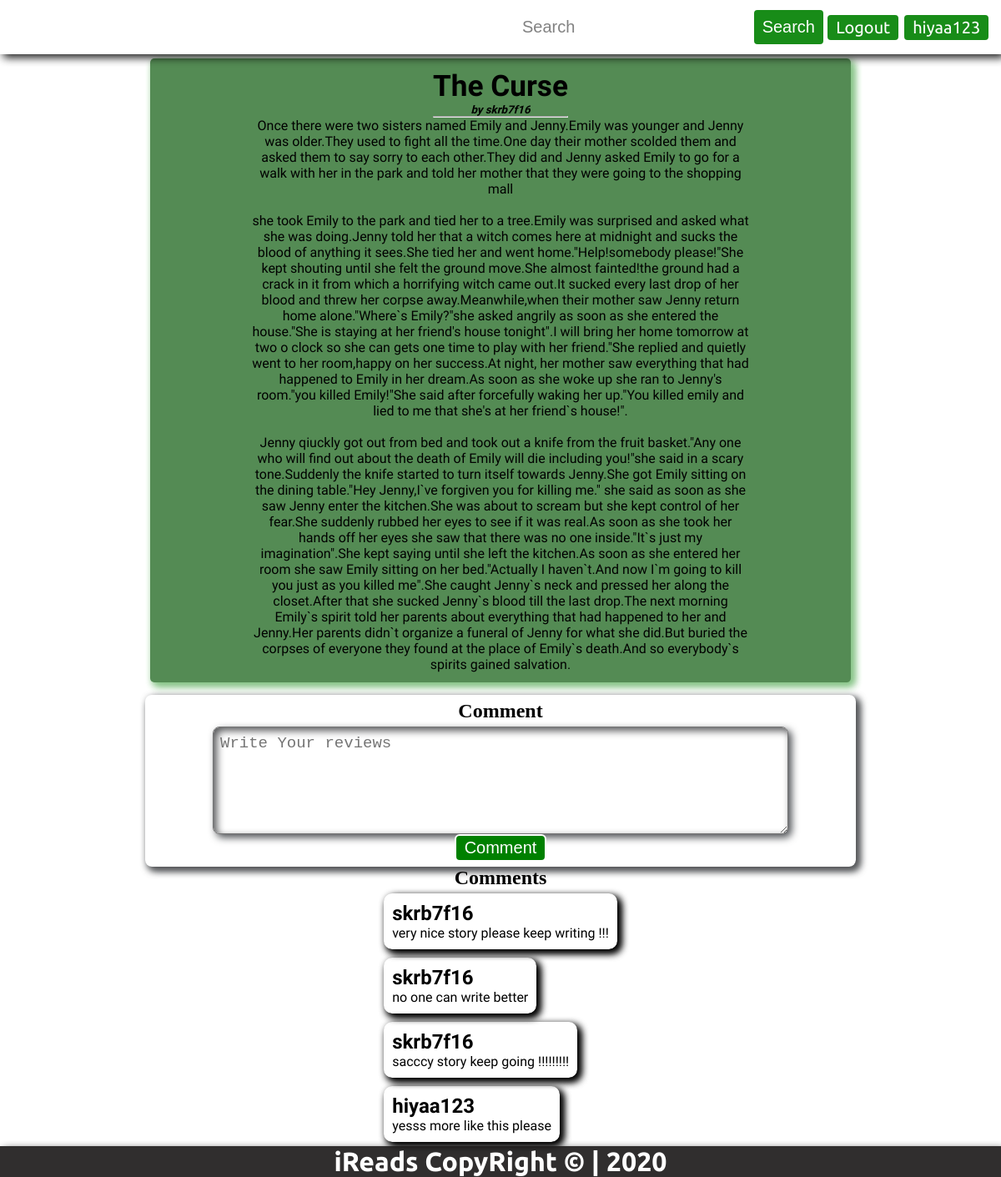
Screenshot of /thread?cat=story&&id=2 with the database file from the repository.
### iReads/models.py (models this page shows, shortened)
class StoriesThreads(models.Model):
    id=models.AutoField(primary_key=True)
    type=models.ForeignKey("StoriesCat", on_delete=models.CASCADE)
    author=models.CharField(max_length=100,default="skrb7f16")
    name=models.CharField(max_length=100)
    head=models.TextField()
    body=models.TextField()
    conclusion=models.TextField()

class Comment(models.Model):
    author=models.ForeignKey(User,on_delete=models.CASCADE)
    content=models.TextField()
    type=models.CharField(max_length=30)
    category=models.CharField(max_length=30)
    onpost=models.IntegerField()

### iReads/views.py (the view)
# urls.py: path('thread', views.thread,name='thread' ),
def thread(request):
    global BUTTONS
    if request.user.is_authenticated:
        BUTTONS='<a href="logoutUser" class="btn">Logout</a>'+f'<a class="btn">{request.user.username}</a>'
    cat = request.GET.get('cat')
    id = request.GET.get('id')
    if(cat == "story" and id != ''):
        id = int(id)
        comments=Comment.objects.filter(onpost=id)
        context = {"story": StoriesThreads.objects.filter(id=id).first(
        ), "buttons": BUTTONS,"comments":comments,"typeof":"story"}
        print(context['story'].name)
        return render(request, 'thread.html', context)
    elif(cat == "idiscuss" and id != ''):
        id = int(id)
        context = {"story": StoriesThreads.objects.filter(id=id).first(
        ), "buttons": BUTTONS}
        print(context['story'].name)
        return render(request, 'thread.html', context)
    else:
        return redirect(index)

### templates/thread.html (shortened to what this page needs)
{% extends 'basic.html' %}
    {% block userButtonNav %}
    {{buttons|safe}}
    {% endblock userButtonNav %}
{% load static %}
{% block body %}
    <div class="  container jumbotron text-center">
        <div class="head">
            <h1 class="large-text">{{story.name}}</h1>
            <h5><i>by {{story.author}}</i></h5>
            <hr>
        </div>
        <div class="body">
            <p>
               {{story.head}}
            </p>
            <br>
            <p>
                {{story.body}}
            </p>
            <br>
            <p>
                {{story.conclusion}}
            </p>
        </div>
    </div>
    <form action="submitComment?type={{typeof}}&&category={{story.type.catName}}&&id={{story.id}}" class="form-group" method="post">
        <h2>Comment </h2>
        <textarea name="comment" id="comment" cols="30" rows="5" placeholder="Write Your reviews" required></textarea>
        <button class="btn">Comment</button>
    </form>
    <section class="comment">
        <h2>Comments</h2>
        <ul class="posts">
        {% for comment in comments  %}
            <li class="post">
                <h2><a href="user.html">{{comment.author}}</a></h2>
                <p class="content">{{comment.content}}</p>
            </li>
            {% endfor %}
        </ul>
    </section>
{% endblock body %}

### templates/basic.html (shortened to what this page needs)
<!DOCTYPE html>
<html lang="en">
<head>
{% load static %}
    <link rel="stylesheet" href="{% static 'css/navbar.css' %}">
    <link rel="stylesheet" href="{% static 'css/overlay.css' %}">
    <link rel="stylesheet" href="{% static 'css/main.css' %}">
    <link rel="stylesheet" media="screen and (max-width:1000px)" href="{% static 'css/phone.css' %}">
</head>
<body>
    <nav class="navbar">
        <div class="logo">
            <h1 class="large-text">iRead</h1>
        </div>
        <ul class="navlist">
            <li class="list-item"><a href="">Home</a></li>
            <li class="list-item"><a href="about">About us</a></li>
            <li class="list-item"><a href="contact">Contact us</a></li>
        </ul>
        <div class="right-side">
            <form action="#" method="get">
                <input type="text" name="search" id="search" placeholder="Search">
                <button class="btn">Search</button>
            </form>
            {% block userButtonNav %}
            {% endblock userButtonNav %}
        </div>
    </nav>
{% block body %}
{% endblock body %}
    <footer>
        <h1>iReads CopyRight &copy; | 2020</h1>
    </footer>
</body>
</html>

### static/css/navbar.css (style rules this page uses)
* { margin: 0; padding: 0; }
.navbar { display: flex; align-items: center; background: url(../desktop.jpg); background-repeat: no-repeat; background-position: center; background-size: cover; padding: 1% ; color: white; position: sticky; top: 0; left: 0; opacity: .9; box-shadow: 4px 4px 10px black; font-family: 'Ubuntu', sans-serif; }
.navbar .navlist { display: flex; list-style: none; align-items: center; justify-content: center; margin-left: 5px; }
.navbar .navlist .list-item { font-size: 20px; margin: auto; }
.navbar .navlist .list-item a { display: block; padding: 3px 20px; border-radius: 10px; text-decoration: none; color: white; font-family: 'Ubuntu', sans-serif; }
.right-side { position: absolute; right: 2%; display: flex; align-items: center; font-size: 20px; font-family: 'Ubuntu', sans-serif; }
.right-side form { display: flex; padding: 1%; }
.right-side form input { padding: 1%; outline: none; font-size: 20px; margin: 5px; border: 2px solid white; border-radius: 5px; }
.right-side a { display: block; padding: 3px 10px; text-decoration: none; margin-left:3px ; }
.btn { font-size: 20px; padding: 3px 10px; border-radius: 6px; outline: none; color: white; background-color: green; border: 2px solid; cursor: pointer; }
.large-text { font-size: 2.2rem; }

### static/css/main.css (style rules this page uses)
.container { display: flex; width: 80%; padding: 1% 10%; justify-content: center; align-items: center; flex-wrap: wrap; }
.text-center { text-align: center; }
.jumbotron { background-color: rgb(84, 139, 84); width: 50%; height: fit-content; border-radius: 5px; margin: auto; margin-top: 5px; box-shadow: 4px 4px 10px rgb(137, 197, 137), 4px 4px 10px rgb(137, 197, 137); font-family: 'Pangolin', cursive; }
.posts { list-style: none; display: flex; align-items: center; justify-content: center; flex-direction: column; font-family: 'Anonymous Pro', monospace; }
.posts .post { margin: 5px; border-radius: 10px; padding: 10px; box-shadow: 4px 4px 10px black, 4px 4px 10px black; }
.posts a { color: black; text-decoration: none; }
.form-group { display: flex; justify-content: center; align-items: center; margin: auto; width: 70%; border-radius: 8px; padding: 0.5%; flex-direction: column; margin-top: 15px; box-shadow: 4px 4px 10px rgb(87, 88, 90), 4px 4px 10px rgb(75, 78, 82); }
.form-group input, .form-group textarea { outline: none; width: 80%; padding: 1%; border-radius: 8px; margin-top: 5px; box-shadow: inset 4px 4px 10px rgb(87, 88, 90), 4px 4px 10px rgb(75, 78, 82); display: flex; font-size: 19px; }
.comment { width: fit-content; display: flex; justify-content: center; align-items: center; margin: auto; flex-direction: column; }
.comment .posts { display: flex; flex-direction: column; max-width: 500px; justify-content: flex-start; align-items: flex-start; }
.comment .posts .post { box-shadow: 4px 4px 10px black, 4px 4px 10px black; border: none; }
footer { display: flex; justify-content: center; align-items: center; color: white; font-family: 'Ubuntu', monospace; text-align: center; background-color: rgb(26, 24, 24); position: sticky; width: 100%; bottom: 0; left: 0; box-shadow: 4px 4px 10px black; opacity: 0.9; }

### static/css/phone.css (style rules this page uses)
.navbar { position: sticky; top: 0; left: 0; flex-direction: column; justify-content: center; align-items: center; }
.navbar .logo { display: inline; }
.navbar .navlist { display: none; }
.right-side { display: none; position: relative; }
.right-side .btn { font-size: 15px; }
.container { flex-direction: column; margin: auto; }
.jumbotron { padding: 0 0; width: 80vw; margin: auto; }
.jumbotron .head, .jumbotron .body { width: 50vw; }
.form-group { width: 80%; }
.comment { width: 80%; }
.form-group input, .form-group textarea { width: 80%; box-shadow: inset 2px 2px 5px rgb(87, 88, 90), 2px 2px 5px rgb(75, 78, 82); }

### rows the page displays
StoriesThreads: name "The Curse", author "skrb7f16", head "Once there were two sisters named Emily and Jenny.Emily was younger and Jenny was older.They used to fight all the time.One day their mother scolded them and asked them to say sorry to each other.They did and Jenny asked Emily to go for a walk with her in the park and told her mother that they were going to the shopping mall", body "she took Emily to the park and tied her to a tree.Emily was surprised and asked what she was doing.Jenny told her that a witch comes here at midnight and sucks the blood of anything it sees.She tied her and went home.\"Help!somebody please!\"She kept shouting until she felt the ground move.She almost fainted!the ground had a crack in it from which a horrifying witch came out.It sucked every last drop of her blood and threw her corpse away.Meanwhile,when their mother saw Jenny return home alone.\"Where`s Emily?\"she asked angrily as soon as she entered the house.\"She is staying at her friend's house tonight\".I will bring her home tomorrow at two o clock so she can gets one time to play with her…", conclusion "Jenny qiuckly got out from bed and took out a knife from the fruit basket.\"Any one who will find out about the death of Emily will die including you!\"she said in a scary tone.Suddenly the knife started to turn itself towards Jenny.She got Emily sitting on the dining table.\"Hey Jenny,I`ve forgiven you for killing me.\" she said as soon as she saw Jenny enter the kitchen.She was about to scream but she kept control of her fear.She suddenly rubbed her eyes to see if it was real.As soon as she took her hands off her eyes she saw that there was no one inside.\"It`s just my imagination\".She kept saying until she left the kitchen.As soon as she entered her room she saw Emily sitting on her…"
Comment: author "skrb7f16", content "very nice story please keep writing !!!"
Comment: author "skrb7f16", content "no one can write better"
Comment: author "skrb7f16", content "sacccy story keep going !!!!!!!!!"
Comment: author "hiyaa123", content "yesss more like this please"

### other values shown
{{ buttons|safe }} "Logout hiyaa123"
